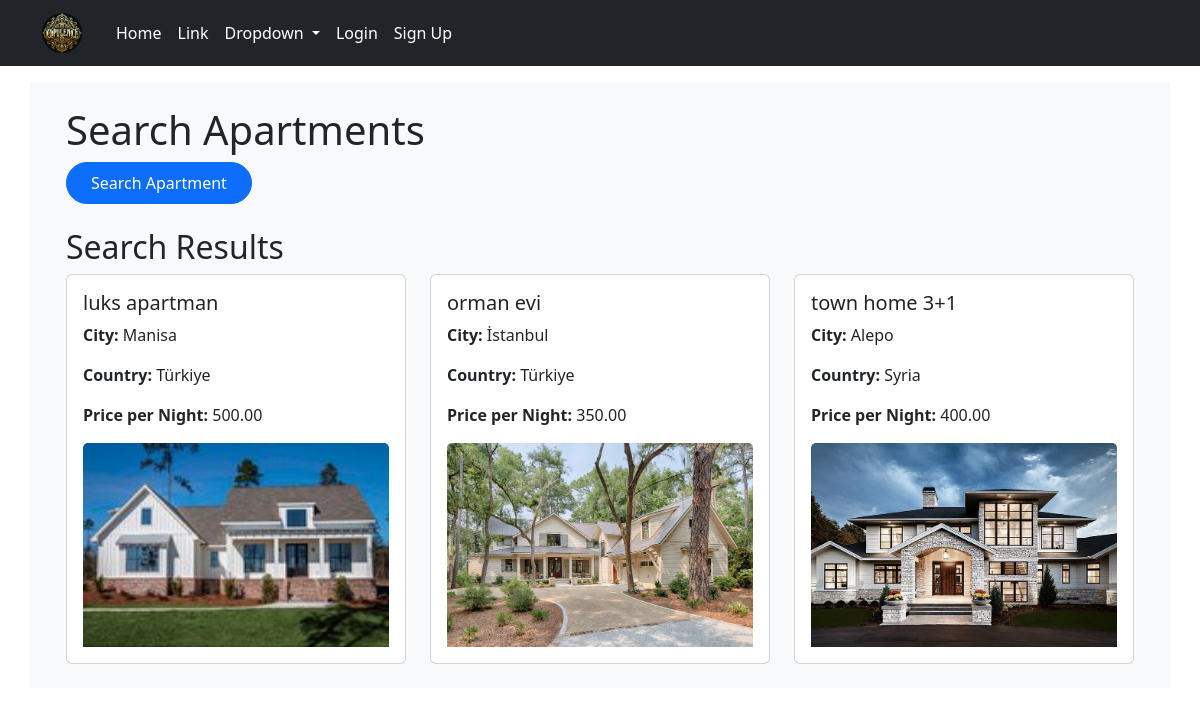
The app's page /search/ with its own data.
### apartments/models.py (models this page shows, shortened)
class Apartment(models.Model):
    category = models.ForeignKey(Category, on_delete=models.CASCADE)
    country=models.ForeignKey(Country,on_delete=models.SET_NULL,null=True,blank=True)
    city = models.ForeignKey(City, on_delete=models.CASCADE)
    apt_name = models.CharField(max_length=255)
    description = models.TextField()
    cover_image=models.ImageField(upload_to='covers/',null=True)
    district = models.CharField(max_length=30)
    is_active = models.BooleanField(default=True)
    is_booked = models.BooleanField(default=False)
    rooms = models.IntegerField()
    beds = models.IntegerField()
    bath_rooms = models.IntegerField()
    wifi = models.BooleanField(default=False)
    tv = models.BooleanField(default=False)
    price_per_night = models.DecimalField(max_digits=10, decimal_places=2)
    user = models.ForeignKey(settings.AUTH_USER_MODEL, null=True, blank=True, on_delete=models.CASCADE)
    created_at = models.DateTimeField(auto_now_add=True,null=True)
    updated_at = models.DateTimeField(auto_now=True,null=True)

class City(models.Model):
    city_name = models.CharField(max_length=100)
    city_image=models.ImageField(upload_to="cities/",null=True,blank=True)
    postal_code = models.IntegerField()
    country = models.ForeignKey(Country, on_delete=models.CASCADE)
    def __str__(self):
        return self.city_name

class Country(models.Model):
    country_name = models.CharField(max_length=100)
    country_image=models.ImageField(upload_to='countries/', blank=True, null=True)
    def __str__(self):
        return self.country_name

### apartments/views.py (the view)
# urls.py: path('search/', views.search_apartments, name='search_apartments'),
def search_apartments(request):
    country_name=request.GET.get("country_input")
    country_id=request.GET.get("country_id")
    city_name = request.GET.get("city_input")
    city_select = request.GET.get("city_select")
    n_rooms = request.GET.get("n_rooms")
    price_starts = request.GET.get("price_starts")
    price_ends = request.GET.get("price_ends")
    apartments = Apartment.objects.all()
    if country_name:
        apartments = apartments.filter(country__country_name__contains=country_name)
    if country_id:
        apartments = apartments.filter(country=country_id)
    if city_name:
        apartments = apartments.filter(city__city_name__contains=city_name)
    if city_select:
        apartments = apartments.filter(city__city_name=city_select)
    if n_rooms:
        apartments = apartments.filter(rooms__gte=n_rooms)
    if  price_starts and price_ends:
        apartments = apartments.filter(price_per_night__range=(price_starts, price_ends))
    elif price_starts:
        apartments = apartments.filter(price_per_night__gte=price_starts)
    elif price_ends:
        apartments = apartments.filter(price_per_night__lte=price_ends)
    context = {
        'apartments': apartments,
        'cities': City.objects.all(),
        'countries': Country.objects.all().order_by('country_name'),
    }
    return render(request, 'apartment/find_apartment.html', context)

### templates/apartment/find_apartment.html (shortened to what this page needs)
<!DOCTYPE html>
{% extends "base.html" %}
{% block content %}
<div class="container bg-light p-4 mt-3">
<div class="container">
    <h1>Search Apartments</h1>
    {% include "partials/search_bar.html" %}
</div>
{% if apartments %}
<div class="container">
    <h2 class="mt-4">Search Results</h2>
    <div class="row row-cols-1 row-cols-md-2 row-cols-lg-3 g-4">
        {% for apartment in apartments %}
        <div class="col">
            <a href="{% url 'detail' apartment.id %}" class="card text-decoration-none">
                <div class="card-body">
                    <h5 class="card-title">{{ apartment.apt_name }}</h5>
                    <p class="card-text"><strong>City:</strong> {{ apartment.city }}</p>
                    <p class="card-text"><strong>Country:</strong> {{ apartment.country }}</p>
                    <p class="card-text"><strong>Price per Night:</strong> {{ apartment.price_per_night }}</p>
                    {% if apartment.cover_image %}
                    <img src="{{ apartment.cover_image.url }}" class="card-img-top" alt="Apartment Image">
                    {% endif %}
                </div>
            </a>
        </div>
        {% endfor %}
    </div>
</div>
{% else %}
<div class="container mt-4">
    <p>No apartments found.</p>
</div>
{% endif %}
</div>
{% endblock content %}

### BookingSystem/static/css/style.css (style rules this page uses)
body { background-color: black; color: white; }

### records on screen
Apartment: apt_name "luks apartman", city "Manisa", country "Türkiye", price_per_night "500.00", cover_image (picture)
Apartment: apt_name "orman evi", city "İstanbul", country "Türkiye", price_per_night "350.00", cover_image (picture)
Apartment: apt_name "town home 3+1", city "Alepo", country "Syria", price_per_night "400.00", cover_image (picture)
